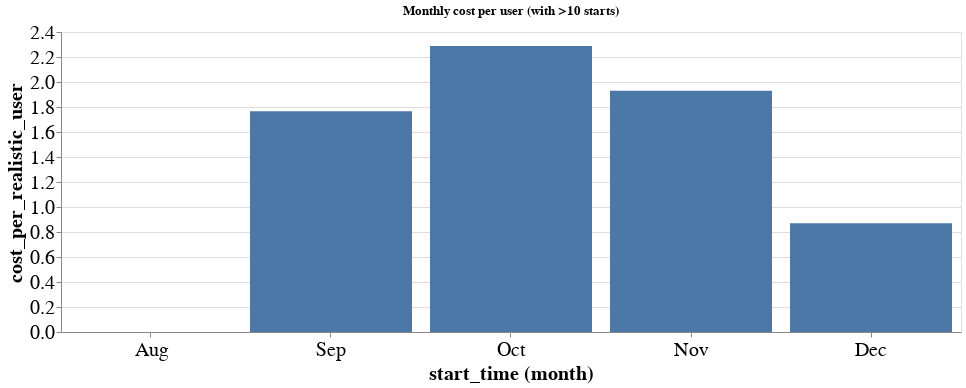

The code cell stored with this chart in its notebook:
### Code cell
realistic_monthly = cost.copy().set_index('start_time').resample('M').sum()
realistic_monthly['cost_per_realistic_user'] = realistic_monthly['cost'] / users_with_more_than_ten_starts.count()['start']
realistic_monthly = realistic_monthly.reset_index()

alt.Chart(realistic_monthly, width=900, title='Monthly cost per user (with >10 starts)').mark_bar().encode(
    x='month(start_time):O',
    y='cost_per_realistic_user'
)

### Figure 1 — Vega-Lite specification as saved in the notebook (floating-point values rounded to 4 significant figures)
{"$schema": "https://vega.github.io/schema/vega-lite/v2.6.0.json", "config": {"axis": {"labelFontSize": 20, "titleFontSize": 20}}, "data": {"name": "data-b4391edabb13fc8e281fb4b61ca7fee3"}, "datasets": {"data-b4391edabb13fc8e281fb4b61ca7fee3": [{"cost": 0, "cost_per_realistic_user": 0, "start_time": "2018-08-31T00:00:00-07:00"}, {"cost": 4672.0, "cost_per_realistic_user": 1.766, "start_time": "2018-09-30T00:00:00-07:00"}, {"cost": 6053.0, "cost_per_realistic_user": 2.288, "start_time": "2018-10-31T00:00:00-07:00"}, {"cost": 5108.0, "cost_per_realistic_user": 1.93, "start_time": "2018-11-30T00:00:00-08:00"}, {"cost": 2301.0, "cost_per_realistic_user": 0.8695, "start_time": "2018-12-31T00:00:00-08:00"}]}, "encoding": {"x": {"field": "start_time", "timeUnit": "month", "type": "ordinal"}, "y": {"field": "cost_per_realistic_user", "type": "quantitative"}}, "mark": "bar", "title": "Monthly cost per user (with >10 starts)", "width": 900}
